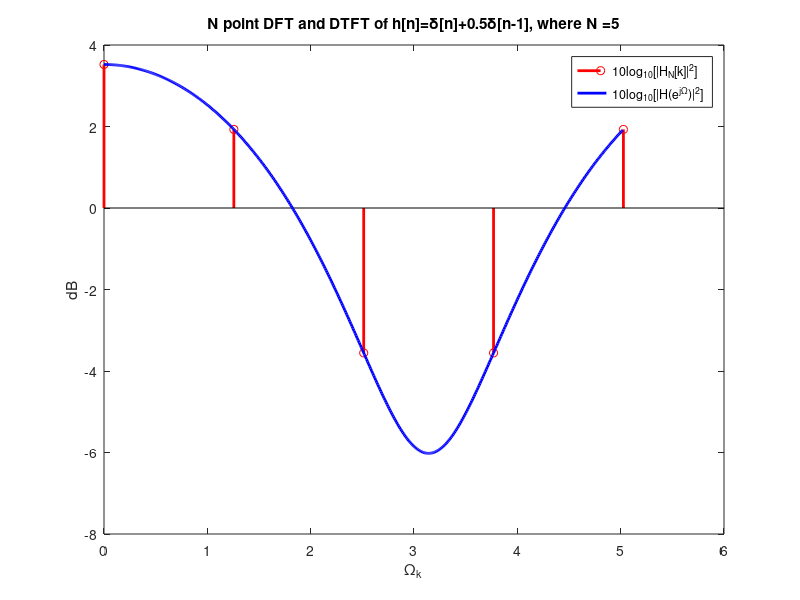

Write MATLAB code to recreate this figure.
clear all;close all;clc;N=input('Enter the value of N: ');n=0:N-1;k=n;h=zeros(1,length(n));h(1,1)=1;h(1,2)=0.5;HN=fft(h,N);Omega_K=(2*pi*k)./N;stem(Omega_K,10.*log10((abs(HN)).^2),'r','LineWidth',2);hold on;Omega=Omega_K(1):0.01:Omega_K(N);HD=(1.25.*ones(1,length(Omega))+cos(Omega));plot(Omega,10.*log10(HD),'b','LineWidth',2);title(['N point DFT and DTFT of h[n]=\delta[n]+0.5\delta[n-1], where N =',num2str(N)]);xlabel('\Omega_k');ylabel('dB');legend('10log_{10}[|H_{N}[k]|^{2}]','10log_{10}[|H(e^{j\Omega})|^{2}]');